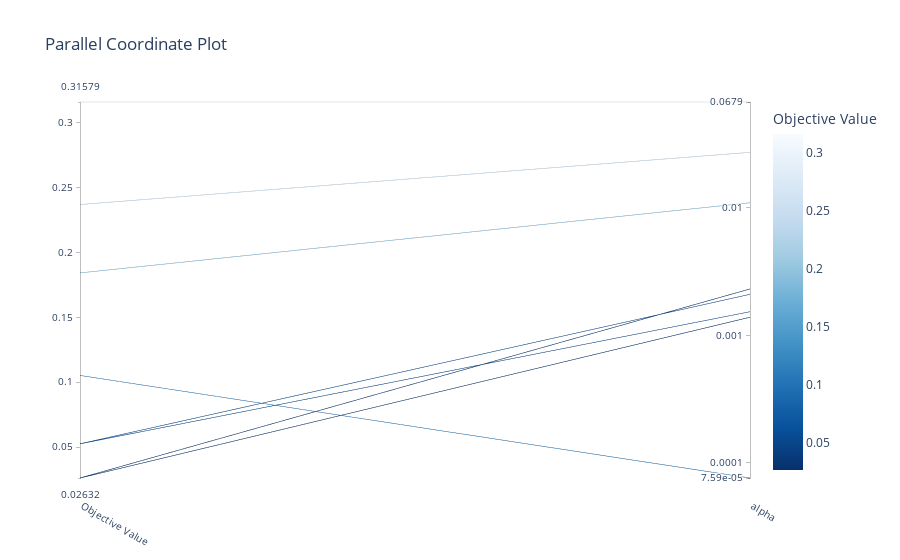

The notebook cell saved with this chart:
### Code cell
plot_parallel_coordinate(study)

### Figure 1 — Plotly figure (JSON) as saved in the notebook; plotly's stock layout.template omitted (floating-point values rounded to 4 significant figures)
{"data": [{"dimensions": [{"label": "Objective Value", "range": [0.02632, 0.3158], "values": [0.05263, 0.2368, 0.3158, 0.02632, 0.1053, 0.1842, 0.02632, 0.05263]}, {"label": "alpha", "range": [-4.12, -1.168], "ticktext": ["7.59e-05", "0.0001", "0.001", "0.01", "0.0679"], "tickvals": [-4.12, -4, -3, -2, -1.168], "values": [-2.678, -1.563, -1.168, -2.858, -4.12, -1.959, -2.636, -2.814]}], "labelangle": 30, "labelside": "bottom", "line": {"color": [0.05263, 0.2368, 0.3158, 0.02632, 0.1053, 0.1842, 0.02632, 0.05263], "colorbar": {"title": {"text": "Objective Value"}}, "colorscale": [[0, "rgb(247,251,255)"], [0.125, "rgb(222,235,247)"], [0.25, "rgb(198,219,239)"], [0.375, "rgb(158,202,225)"], [0.5, "rgb(107,174,214)"], [0.625, "rgb(66,146,198)"], [0.75, "rgb(33,113,181)"], [0.875, "rgb(8,81,156)"], [1, "rgb(8,48,107)"]], "reversescale": true, "showscale": true}, "type": "parcoords"}], "layout": {"title": {"text": "Parallel Coordinate Plot"}}}
